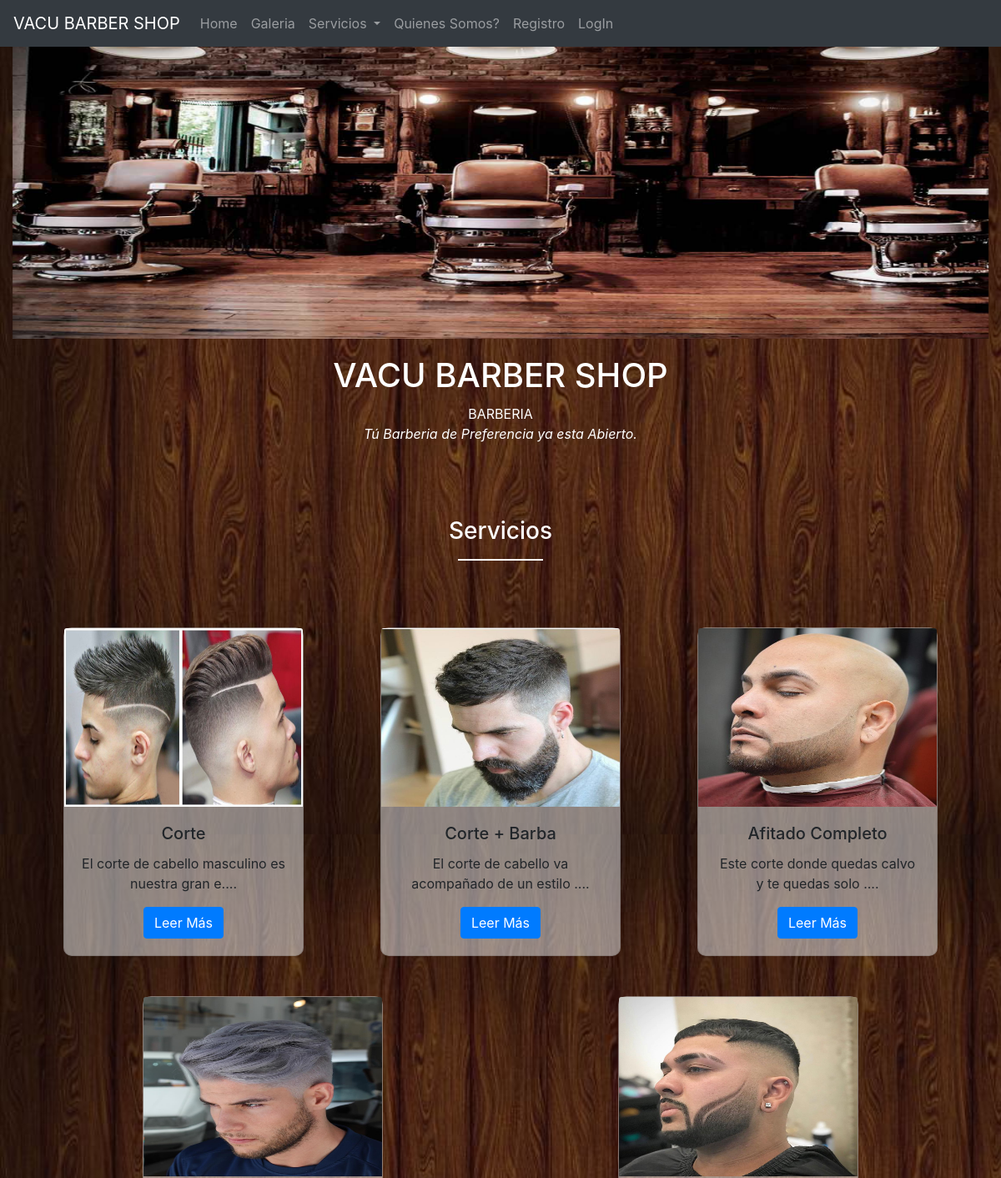
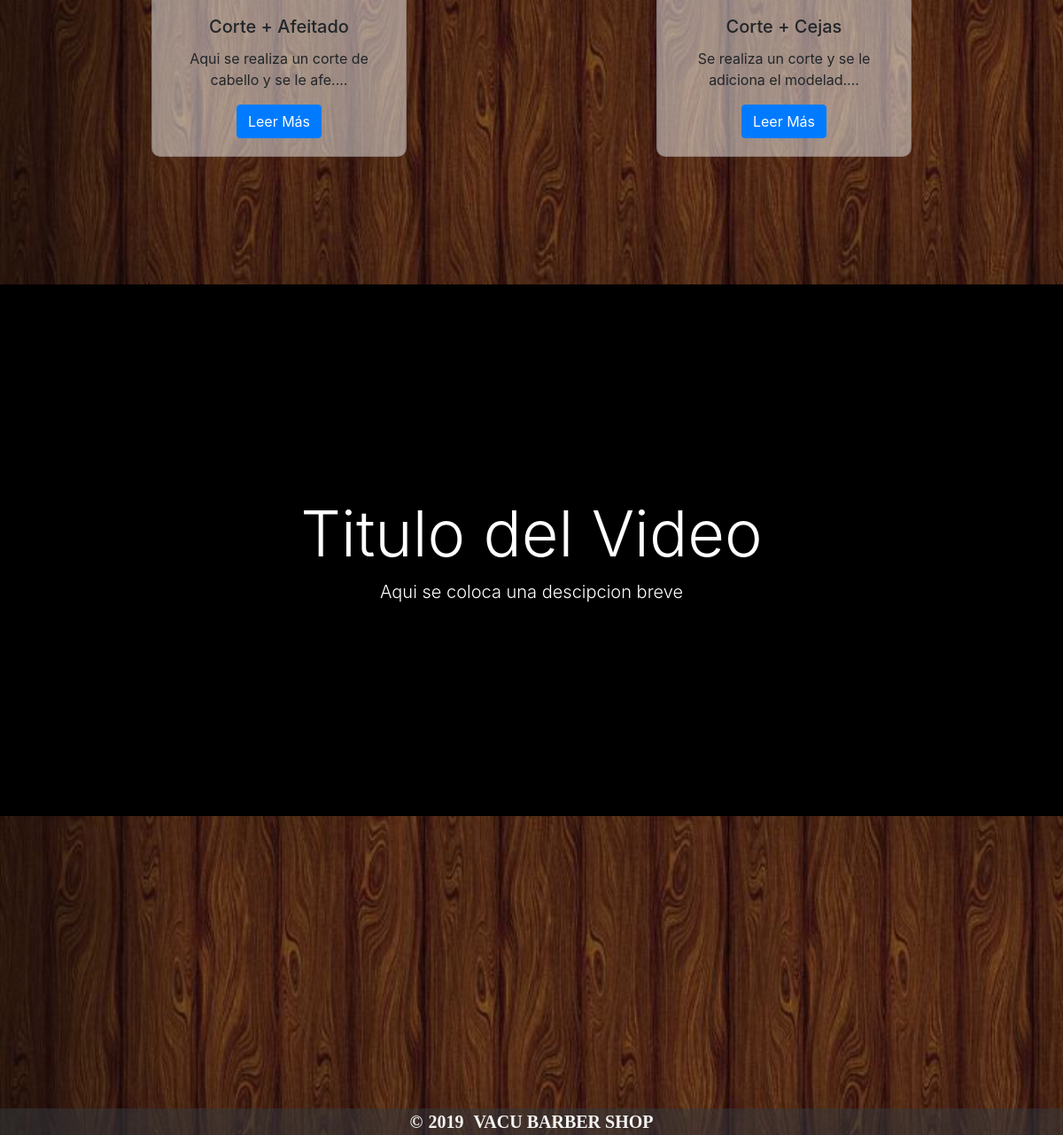
The page / on the database its author committed (2 pictures, top to bottom).
### peluqueria/models.py (models this page shows)
class diseñoGeneral(models.Model):
	titulo = models.CharField('Titulo',max_length=40)
	fondo = models.ImageField(null=True,blank=True)

class ImgCarrucel(models.Model):
	img1 = models.ImageField(null=True,blank=True)
	img2 = models.ImageField(null=True,blank=True)
	img3 = models.ImageField(null=True,blank=True)
	img4 = models.ImageField(null=True,blank=True)

class Servicios(models.Model):
	nombre = models.CharField('Servicio', max_length=30,unique=True)
	precio = models.FloatField()
	descripcion = models.TextField()
	imagen = models.ImageField(null=True,blank=True)

### peluqueria/views.py (the view)
# urls.py: url(r'^$',index,name='home'),
def index(request):
	tiempo = datetime.now()
	hora1 = datetime.strptime("19:00:00", "%X").time()
	hora2 = datetime.strptime("23:59:59", "%X").time()
	hora3 = datetime.strptime("08:00:00", "%X").time()
	hora_act = datetime.now().time()
	if hora_act >= hora1 and hora_act <= hora2:
		disponible = 'Cerrada'
	elif hora_act < hora3:
		disponible = 'Cerrada'
	else:
		disponible = 'Abierto'
	data = {'obj':Servicios.objects.all(),'carrucel':ImgCarrucel.objects.all(),
		'diseño':diseñoGeneral.objects.all(),'mensaje':sms,'year':tiempo,'disponible':disponible}
	return render(request,'index.html',data)

### Templates/index.html (shortened to what this page needs)
{% extends 'Shared/plantillas.html' %}
{% block contenido %}
{% include 'Shared/_carrucel.html' %}
<h1 id="encabezado">
	<span>
		{% if diseño %}
			{% for i in diseño %}
				{{i.titulo}}
			{% endfor %}
		{% endif %}
	</span>
</h1>
<p id="subEncabezado">BARBERIA<br><cite>Tú Barberia de Preferencia ya esta {{disponible}}.</cite></p>
<blockquote>
	<center>
		<br><br><br>
		<h3 id="a">Servicios</h3>
		<hr style="border: 1px solid white; width:100px;">
		<br><br>
	</center>
</blockquote>
{% include 'Shared/_cartas.html' %}
{% include 'Shared/video.html' %}
<br><br><br><br><br>
<br><br><br><br><br><br><br><br><br><br>
{% endblock %}

### Templates/Shared/plantillas.html (shortened to what this page needs)
{% load staticfiles %}
<!DOCTYPE html>
<html>
<head>
	<link rel="stylesheet" href="{% static 'css/style.css' %}">
	<link rel="stylesheet" href="https://cdnjs.cloudflare.com/ajax/libs/font-awesome/5.9.0/css/all.min.css">
	<link rel="stylesheet" href="https://stackpath.bootstrapcdn.com/bootstrap/4.3.1/css/bootstrap.min.css">
</head>
<body>
	{% include './_Menu.html' %}
	{% block contenido %}{% endblock %}
	{% include './_footer.html' %}
</body>
</html>

### Templates/Shared/_Menu.html (shortened to what this page needs)
	<nav class="navbar navbar-expand-lg navbar-dark bg-dark">
	  <a class="navbar-brand" href="{% url 'home' %}">
	  	{% if diseño %}
			{% for i in diseño %}
				{{i.titulo}}
			{% endfor %}
		{% endif %}
	  </a>
	  <div class="collapse navbar-collapse" id="navbarSupportedContent">
	  	<center>
		    <ul class="navbar-nav mr-auto">
		      <li class="nav-item">
		        <a class="nav-link" href="{% url 'home' %}">Home</a>
		      </li>
		      <li class="nav-item">
		        <a class="nav-link" href="{% url 'galeria' %}">Galeria</a>
		      </li>
		      <li class="nav-item dropdown">
		        <a class="nav-link dropdown-toggle" href="#" id="navbarDropdown" role="button" data-toggle="dropdown" aria-haspopup="true" aria-expanded="false">
		          Servicios
		        </a>
		      </li>
		      <li class="nav-item">
		        <a class="nav-link" href="#">Quienes Somos?</a>
		      </li>
		      {% if user.is_authenticated %}
			      <li class="nav-item">
			        <a class="nav-link" href="{% url 'reservacion' %}">Hola {{user.username}}!</a>
			      </li>
			      <li class="nav-item">
			        <a class="nav-link" href="{% url 'logout' %}">Logout</a>
			      </li>
		      {% else %}
		      	 <li class="nav-item">
			        <a class="nav-link" href="{% url 'register' %}">Registro</a>
			      </li>
			      <li class="nav-item">
			        <a class="nav-link" href="{% url 'login' %}">LogIn</a>
			      </li>
			  {% endif %}
		    </ul>
	    </center>
	  </div>
	</nav>

### Templates/Shared/_carrucel.html (shortened to what this page needs)
<div id="carouselExampleSlidesOnly" class="carousel slide" data-ride="carousel">
  {% for i in carrucel %}
    <div class="carousel-inner">
      <div class="carousel-item active col">
          <img src="{{ i.img1.url }}" height="350" class="d-block w-100" alt="...">
      </div>
    </div>
  {% endfor %}
</div>

### Templates/Shared/_cartas.html
<center>
<div class="container">
	<div class="row justify-content-center">
		{% for o in obj %}
			<div class="col">
				<div class="card" style="width: 18rem;border-radius: 10px; background: rgba(244,244,244,0.5);">
					<div>
				  		<img style="width: 286px; height: 214.85px;" src="{{o.imagen.url}}" class="card-img-top" alt="...">
				  	</div>
				  <div class="card-body">
				    <h5 class="card-title">{{o.nombre}}</h5>
				    <p class="card-text">{{o.descripcion|truncatechars:50}}.</p>
				    <a href="{% url 'servicio' pk=o.id %}" class="btn btn-primary">Leer Más</a>
				  </div>
				</div>
				<br><br>
			</div>
		{% endfor %}
	</div>
</div>
</center>
<br><br><br><br>

### Templates/Shared/video.html (shortened to what this page needs)
<header>
  <div class="overlay"></div>
  <video playsinline="playsinline" autoplay="autoplay" muted="muted" loop="loop">
    <source src="https://storage.googleapis.com/coverr-main/mp4/Mt_Baker.mp4" type="video/mp4">
  </video>
  <div class="container h-100">
    <div class="d-flex h-100 text-center align-items-center">
      <div class="w-100 text-white">
        <h1 class="display-3">Titulo del Video</h1>
        <p class="lead mb-0">Aqui se coloca una descipcion breve</p>
      </div>
    </div>
  </div>
</header>

### Templates/Shared/_footer.html
<footer id="footer">
	{% if diseño %}
		{% for i in diseño %}
			<p style="text-align: center;">&copy;<span style="padding-left: 6px; padding-right: 6px;">{{year|date:'Y'}}</span>&nbsp;<span>{{i.titulo}}</span></p>
		{% endfor %}
	{% endif %}
</footer>

### static/css/style.css (style rules this page uses)
body { height:1000px; auto; }
#encabezado { padding:20px 20px 2px 20px; text-align: center; }
#subEncabezado { text-align: center; }

### Templates/Shared/video.html (style rules this page uses)
header { position: relative; background-color: black; height: 75vh; min-height: 25rem; width: 100%; overflow: hidden; }
header video { position: absolute; top: 50%; left: 50%; min-width: 100%; min-height: 100%; width: auto; height: auto; z-index: 0; -ms-transform: translateX(-50%) translateY(-50%); -moz-transform: translateX(-50%) translateY(-50%); -webkit-transform: translateX(-50%) translateY(-50%); transform: translateX(-50%) translateY(-50%); }
header .container { position: relative; z-index: 2; }
header .overlay { position: absolute; top: 0; left: 0; height: 100%; width: 100%; background-color: black; opacity: 0.5; z-index: 1; }

### rows shown on the page
diseñoGeneral: titulo "VACU BARBER SHOP"
ImgCarrucel: img1 (picture)
Servicios: imagen (picture), nombre "Corte", descripcion "El corte de cabello masculino es nuestra gran e..."
Servicios: imagen (picture), nombre "Corte + Barba", descripcion "El corte de cabello va acompañado de un estilo ..."
Servicios: imagen (picture), nombre "Afitado Completo", descripcion "Este corte donde quedas calvo y te quedas solo ..."
Servicios: imagen (picture), nombre "Corte + Afeitado", descripcion "Aqui se realiza un corte de cabello y se le afe..."
Servicios: imagen (picture), nombre "Corte + Cejas", descripcion "Se realiza un corte y se le adiciona el modelad..."

### other values the page prints
{{ disponible }} "Abierto"
